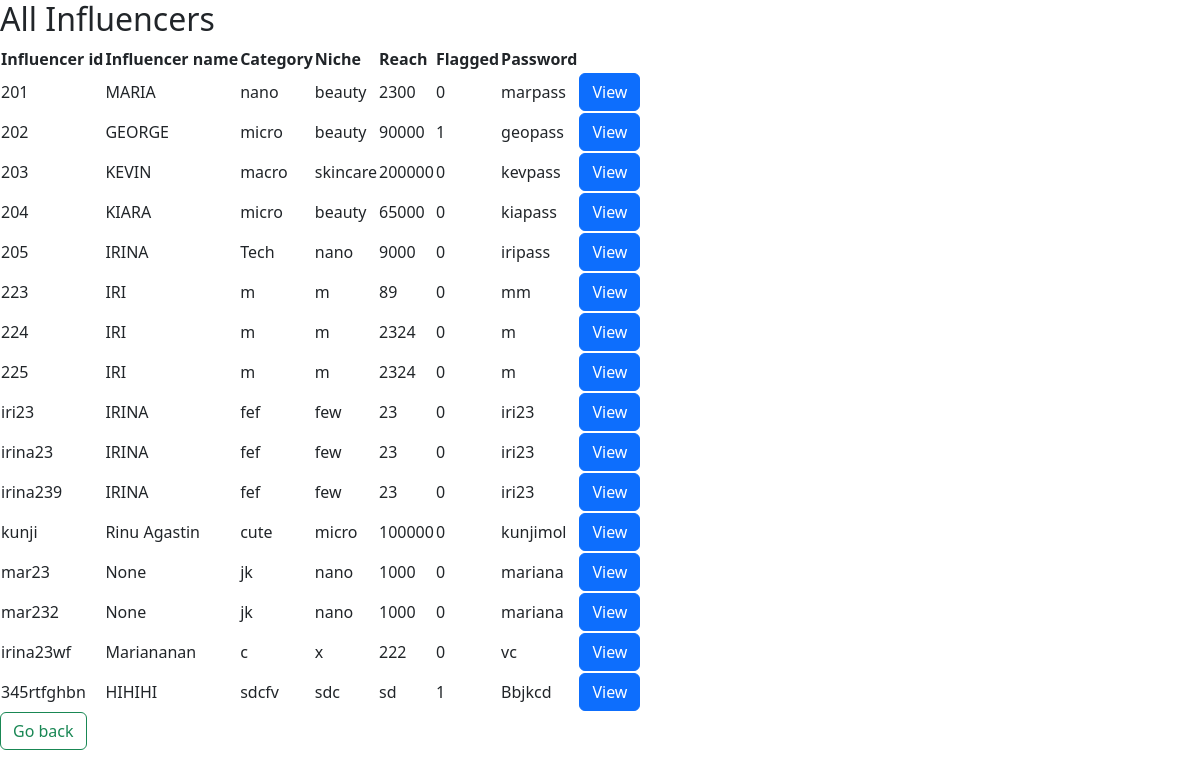
/influencers, run on the app's committed database.
### application/models.py (models this page shows)
class Influencer(db.Model):
    __tablename__="influencer"
    inf_id=db.Column(db.String,primary_key=True,nullable=False)
    inf_name=db.Column(db.String)
    inf_password=db.Column(db.String,nullable=False)
    inf_category=db.Column(db.String,nullable=False)
    inf_niche=db.Column(db.String,nullable=False)
    inf_reach=db.Column(db.Integer,nullable=False)
    flagged=db.Column(db.Integer, default=0)
    rating=db.Column(db.Integer)
    inf_req=db.relationship('Adrequest')

### application/controllers.py (the view)
@app.route("/influencers",methods=["GET"])
def influencers():
    inf=Influencer.query.all()
    return render_template('influencers.html',inf=inf)

### templates/influencers.html (shortened to what this page needs)
<!DOCTYPE html>
<html lang="en">
<head>
    <link href="https://cdn.jsdelivr.net/npm/bootstrap@5.3.3/dist/css/bootstrap.min.css" rel="stylesheet">
</head>
<body>
    <h2>All Influencers</h2>
    <table id="all-Influencers">
        <tr>
            <th>Influencer id</th>
            <th>Influencer name</th>
            <th>Category</th>
            <th>Niche</th>
            <th>Reach</th>
            <th>Flagged</th>
            <th>Password</th>
        </tr>
        {%for i in inf%}
            <tr>
                <td>{{i.inf_id}}</td>
                <td>{{i.inf_name}}</td>
                <td>{{i.inf_category}}</td>
                <td>{{i.inf_niche}}</td>
                <td>{{i.inf_reach}}</td>
                <td>{{i.flagged}}</td>
                <td>{{i.inf_password}}</td>
                <td><a href="{{url_for('inf_details', inf_id=i.inf_id) }}" class="btn btn-primary" type="button">View</a></td>
            </tr>
        {%endfor%}
    </table>
    <td> <a href="{{url_for('admin_dashboard') }}"><button class="btn btn-outline-success" type="button">Go back</button></a></td>
</body>
</html>

### data on the page
Influencer: inf_id "201", inf_name "MARIA", inf_category "nano", inf_niche "beauty", inf_reach "2300", flagged "0", inf_password "marpass"
Influencer: inf_id "202", inf_name "GEORGE", inf_category "micro", inf_niche "beauty", inf_reach "90000", flagged "1", inf_password "geopass"
Influencer: inf_id "203", inf_name "KEVIN", inf_category "macro", inf_niche "skincare", inf_reach "200000", flagged "0", inf_password "kevpass"
Influencer: inf_id "204", inf_name "KIARA", inf_category "micro", inf_niche "beauty", inf_reach "65000", flagged "0", inf_password "kiapass"
Influencer: inf_id "205", inf_name "IRINA", inf_category "Tech", inf_niche "nano", inf_reach "9000", flagged "0", inf_password "iripass"
Influencer: inf_id "223", inf_name "IRI", inf_category "m", inf_niche "m", inf_reach "89", flagged "0", inf_password "mm"
Influencer: inf_id "224", inf_name "IRI", inf_category "m", inf_niche "m", inf_reach "2324", flagged "0", inf_password "m"
Influencer: inf_id "225", inf_name "IRI", inf_category "m", inf_niche "m", inf_reach "2324", flagged "0", inf_password "m"
Influencer: inf_id "iri23", inf_name "IRINA", inf_category "fef", inf_niche "few", inf_reach "23", flagged "0", inf_password "iri23"
Influencer: inf_id "irina23", inf_name "IRINA", inf_category "fef", inf_niche "few", inf_reach "23", flagged "0", inf_password "iri23"
Influencer: inf_id "irina239", inf_name "IRINA", inf_category "fef", inf_niche "few", inf_reach "23", flagged "0", inf_password "iri23"
Influencer: inf_id "kunji", inf_name "Rinu Agastin", inf_category "cute", inf_niche "micro", inf_reach "100000", flagged "0", inf_password "kunjimol"
Influencer: inf_id "mar23", inf_name "None", inf_category "jk", inf_niche "nano", inf_reach "1000", flagged "0", inf_password "mariana"
Influencer: inf_id "mar232", inf_name "None", inf_category "jk", inf_niche "nano", inf_reach "1000", flagged "0", inf_password "mariana"
Influencer: inf_id "irina23wf", inf_name "Mariananan", inf_category "c", inf_niche "x", inf_reach "222", flagged "0", inf_password "vc"
Influencer: inf_id "345rtfghbn", inf_name "HIHIHI", inf_category "sdcfv", inf_niche "sdc", inf_reach "sd", flagged "1", inf_password "Bbjkcd"
